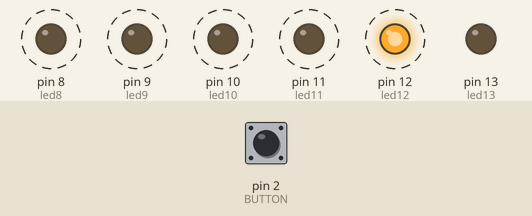
Simulated run of this sketch. Board: Arduino Uno, built with avr-gcc and run on an emulated ATmega328P. On the bench: output pins drawn as LEDs (lit = HIGH). Dashed ring = blinking. The inputs (shaded band) are chosen by the test bench; at power-on: pin 2 (BUTTON) HIGH.

Above: at 1.2 s.
1.3 s: pin 2 (BUTTON) pulled LOW for 3.2 s
At 2.3 s:
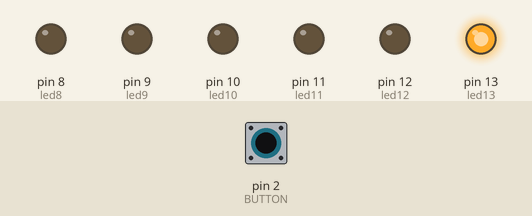
6.3 s: pin 2 (BUTTON) pulled LOW for 0.15 s
At 8.18 s:
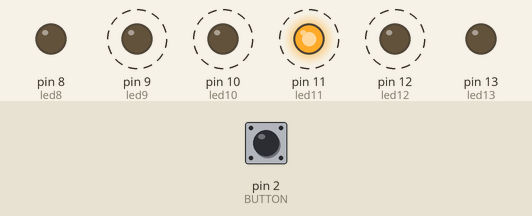
9.3 s: pin 2 (BUTTON) pulled LOW for 1 s
At 12.8 s:
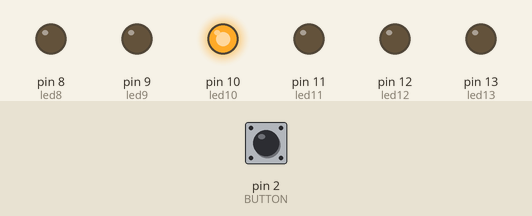
Timing chart, 0 to 24.3 s (numbered marks = the images above; inputs shaded):
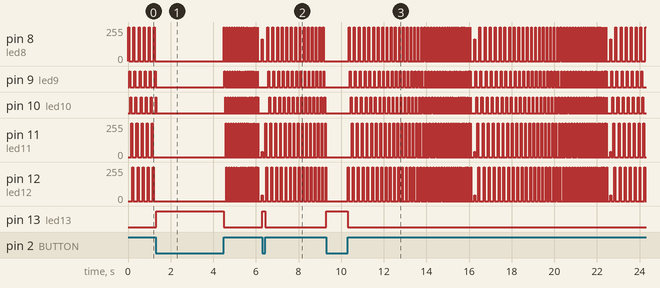

Measured:
- after the input at 1.3 s, pin 13 (led13): LOW → HIGH at once, → LOW 3.2 s later
- after the input at 6.3 s, pin 13 (led13): LOW → HIGH at once, → LOW 0.14 s later
- after the input at 9.3 s, pin 13 (led13): LOW → HIGH at once, → LOW 0.99 s later
- by itself, pin 8 (led8), pin 11 (led11), pin 12 (led12): moves between 0/255 and 255/255, repeating every 6.4 s
- by itself, pin 9 (led9): moves between LOW and HIGH, repeating every 6.2 s
- by itself, pin 10 (led10): moves between LOW and HIGH, repeating every 6.4 s

The sketch:

interupt_06_63010524.ino
```cpp
int BUTTON = 2;
int led8 = 8;
int led9 = 9;
int led10 = 10;
int led11 = 11;
int led12 = 12;
int led13 = 13;
int i, j, n;
void setup()
{
  Serial.begin(9600);
  pinMode(led8, OUTPUT);
  pinMode(led9, OUTPUT);
  pinMode(led10, OUTPUT);
  pinMode(led11, OUTPUT);
  pinMode(led12, OUTPUT);
  pinMode(led13, OUTPUT);
  pinMode(BUTTON, INPUT);
}
void loop()
{


  for (i = 50; i > 0; i--)
  {
    for (n = 8; n <= 12; n++)
    {
      if (digitalRead(BUTTON) == LOW)
      {
        digitalWrite(13, HIGH);
      }

      else
      {

        digitalWrite(13, LOW);
        digitalWrite(n, HIGH);
        delay(i);
        digitalWrite(n, LOW);

      }
    }

  }

}
```
